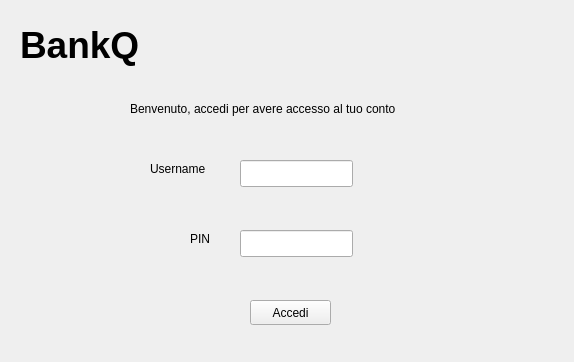
<?xml version="1.0" encoding="UTF-8"?>
<ui version="4.0">
 <class>MainWindow</class>
 <widget class="QMainWindow" name="MainWindow">
  <property name="geometry">
   <rect>
    <x>0</x>
    <y>0</y>
    <width>574</width>
    <height>362</height>
   </rect>
  </property>
  <property name="windowTitle">
   <string>BankQ - Login</string>
  </property>
  <widget class="QWidget" name="centralWidget">
   <widget class="QLabel" name="label">
    <property name="geometry">
     <rect>
      <x>150</x>
      <y>160</y>
      <width>71</width>
      <height>17</height>
     </rect>
    </property>
    <property name="text">
     <string>Username</string>
    </property>
   </widget>
   <widget class="QLabel" name="label_2">
    <property name="geometry">
     <rect>
      <x>190</x>
      <y>230</y>
      <width>31</width>
      <height>17</height>
     </rect>
    </property>
    <property name="text">
     <string>PIN</string>
    </property>
   </widget>
   <widget class="QToolButton" name="toolButton">
    <property name="geometry">
     <rect>
      <x>250</x>
      <y>300</y>
      <width>81</width>
      <height>25</height>
     </rect>
    </property>
    <property name="text">
     <string>Accedi</string>
    </property>
   </widget>
   <widget class="QLineEdit" name="lineEdit">
    <property name="geometry">
     <rect>
      <x>240</x>
      <y>160</y>
      <width>113</width>
      <height>27</height>
     </rect>
    </property>
   </widget>
   <widget class="QLineEdit" name="lineEdit_2">
    <property name="geometry">
     <rect>
      <x>240</x>
      <y>230</y>
      <width>113</width>
      <height>27</height>
     </rect>
    </property>
    <property name="echoMode">
     <enum>QLineEdit::Password</enum>
    </property>
   </widget>
   <widget class="QLabel" name="label_3">
    <property name="geometry">
     <rect>
      <x>20</x>
      <y>20</y>
      <width>141</width>
      <height>51</height>
     </rect>
    </property>
    <property name="text">
     <string>&lt;html&gt;&lt;head/&gt;&lt;body&gt;&lt;p&gt;&lt;span style=&quot; font-size:28pt; font-weight:600;&quot;&gt;BankQ&lt;/span&gt;&lt;/p&gt;&lt;/body&gt;&lt;/html&gt;</string>
    </property>
   </widget>
   <widget class="QLabel" name="label_4">
    <property name="geometry">
     <rect>
      <x>130</x>
      <y>100</y>
      <width>311</width>
      <height>17</height>
     </rect>
    </property>
    <property name="text">
     <string>Benvenuto, accedi per avere accesso al tuo conto</string>
    </property>
   </widget>
  </widget>
  <action name="actionPreleva">
   <property name="text">
    <string>Preleva</string>
   </property>
  </action>
  <action name="actionCarica">
   <property name="text">
    <string>Carica</string>
   </property>
  </action>
  <action name="actionInfo">
   <property name="checked">
    <bool>false</bool>
   </property>
   <property name="text">
    <string>Info</string>
   </property>
  </action>
  <action name="actionPromuovi">
   <property name="text">
    <string>Promuovi</string>
   </property>
  </action>
  <action name="actionChiudi">
   <property name="text">
    <string>Chiudi conto</string>
   </property>
  </action>
  <action name="actionRichieste">
   <property name="text">
    <string>Richieste</string>
   </property>
  </action>
  <action name="actionRiconoscimenti">
   <property name="text">
    <string>Riconoscimenti</string>
   </property>
  </action>
  <action name="actionLogout">
   <property name="text">
    <string>Logout</string>
   </property>
  </action>
  <action name="actionLogout_2">
   <property name="text">
    <string>Logout</string>
   </property>
  </action>
 </widget>
 <layoutdefault spacing="6" margin="11"/>
 <resources/>
 <connections/>
</ui>
